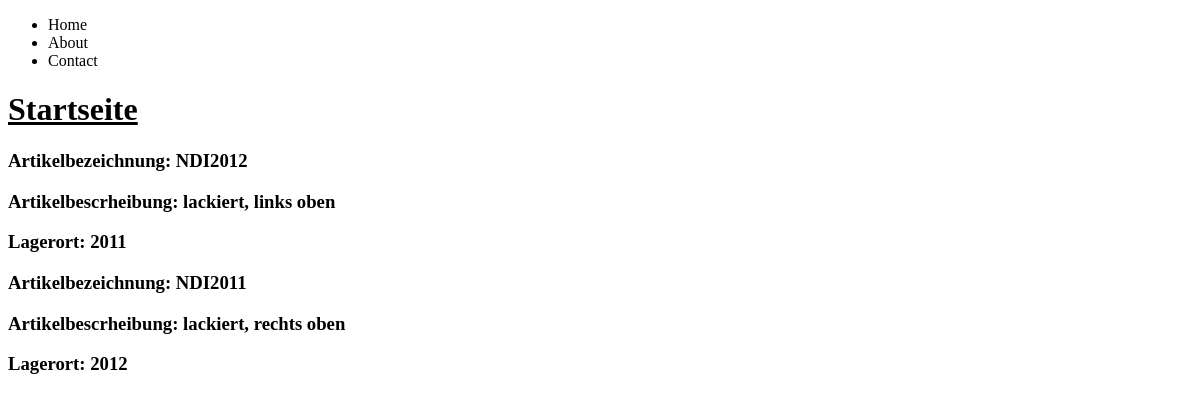
The app's page /, older data.
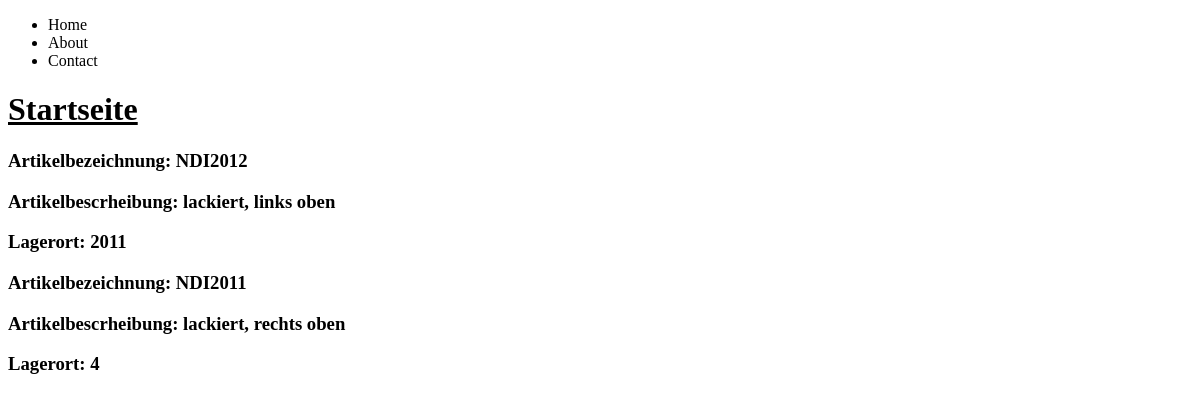
The same page, newer data.
### helloDjango/models.py (models this page shows, shortened)
class Artikel(models.Model):
    titel = models.CharField(max_length=8)
    beschreibung = models.TextField(null=True, blank=True)
    lagerort = models.TextField(null=True, blank=True)

### helloDjango/views.py (the view)
# urls.py: path('',views.start, name='index'),
def start(request):
    artikels = Artikel.objects.all()
    return render(request, 'start.html', {'artikels': artikels})

### templates/start.html
{% extends 'index.html' %}
{% block content %}
    <h1>
        <u>Startseite</u>
    </h1>
    <div>
        {% for artikel in artikels %}
            <div>
                <p><h3>Artikelbezeichnung: {{ artikel.titel }}</h3>
                <p><h3>Artikelbescrheibung: {{ artikel.beschreibung }}</h3>
                <p><h3>Lagerort: {{ artikel.lagerort }}</h3>
            </div>
        {% endfor %}
    </div>
{% endblock %}

Row changes from the older to the newer data that the page shows:
changed Artikel "NDI2011": lagerort "2012" → "4"
